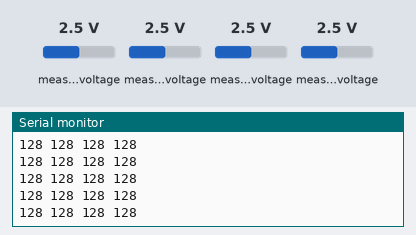
Bench run of a sketch on a simulated Arduino Uno, built with avr-gcc and run on an emulated ATmega328P. On the bench: the last lines printed to the serial monitor. Wiring (inferred from the names in the program): PCF8591 converter at I2C address 0x48. The test bench sets the inputs (shaded band); at power-on: measured voltage 2.5 V.

Above: at 1.2 s.
1.3 s: measured voltage (sensor 200) set to 0.1 V
At 1.8 s:
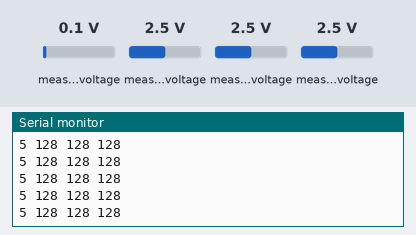
4.3 s: measured voltage (sensor 201) set to 0.1 V
At 4.8 s:
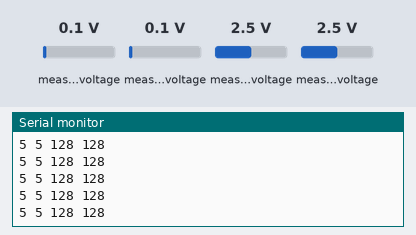
7.3 s: measured voltage (sensor 202) set to 0.1 V
At 7.9 s:
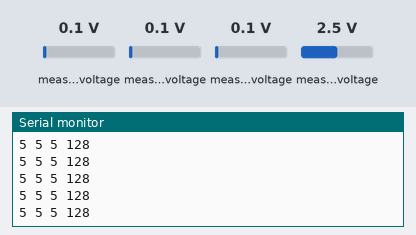
10.3 s: measured voltage (sensor 203) set to 0.1 V
At 10.8 s:
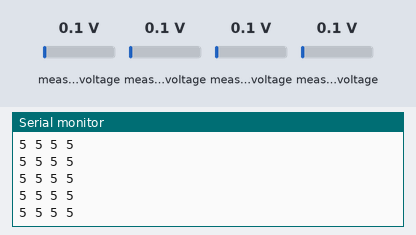
13.3 s: measured voltage (sensor 200) set to 1.2 V
At 14.3 s:
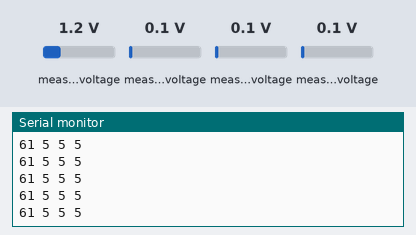
14.8 s: measured voltage (sensor 201) set to 1.2 V
At 15.3 s:
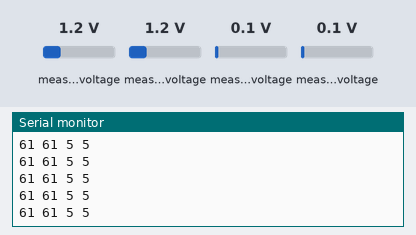
Timing chart, 0 to 17.3 s (numbered marks = the images above; inputs shaded):
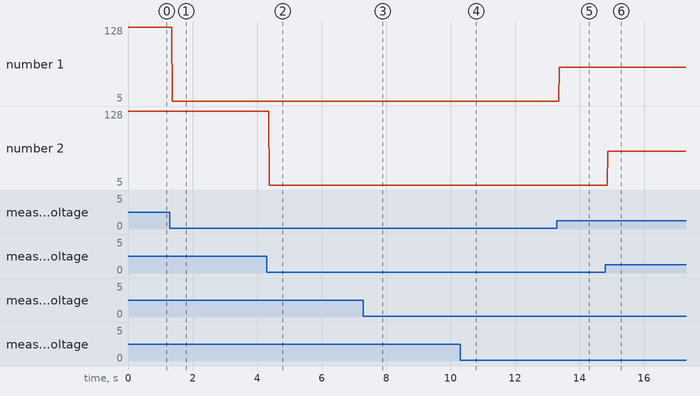

The sketch:

_15_arduSerie_sketch_03_PCF8591_readAnalog.ino
```cpp
// (licence header left out)
#include "Wire.h"
//Bit shift of the bus address as Arduino sends 7-bit addresses but the PCF8591 wants an 8-bit,
//so we must shift the byte over by one bit.
//Choose the correct addresses pinout of your PCF8591 connection;
//list of 8 options:

#define PCF8591 (0x90>> 1)            //hex 48; decimal 72; binary 1001[000] - I2C bus address
//#define PCF8591 (0x92>> 1)            //hex 49; decimal 73; binary 1001[001] - I2C bus address
//#define PCF8591 (0x94>> 1)              //hex 4A; decimal 74; binary 1001[010] - I2C bus address
//#define PCF8591 (0x96>> 1)            //hex 4B; decimal 75; binary 1001[011] - I2C bus address
//#define PCF8591 (0x98>> 1)            //hex 4C; decimal 76; binary 1001[100] - I2C bus address
//#define PCF8591 (0x9A>> 1)            //hex 4D; decimal 77; binary 1001[101] - I2C bus address
//#define PCF8591 (0x9C>> 1)            //hex 4E; decimal 78; binary 1001[110] - I2C bus address
//#define PCF8591 (0x9F>> 1)            //hex 4F; decimal 79; binary 1001[111] - I2C bus address

byte value0, value1, value2, value3;
void setup()
{
  Wire.begin();
  Serial.begin(9600);
}
void loop()
{
  Wire.beginTransmission(PCF8591);      // wake up PCF8591
  Wire.write(0x04);                     // control byte - read ADC0 then auto-increment
  Wire.endTransmission();               // end tranmission
  Wire.requestFrom(PCF8591, 5);
  value0 = Wire.read();                 // Dummy read
  value0 = Wire.read();                 // ch 0
  value1 = Wire.read();                 // ch 1
  value2 = Wire.read();                 // ch 2
  value3 = Wire.read();                 // ch 3
  Serial.print(value0); Serial.print(" ");
  Serial.print(value1); Serial.print(" ");
  Serial.print(value2); Serial.print(" ");
  Serial.print(value3); Serial.print(" ");
  Serial.println();
  //delay(100);
}
```

Measured:
- after the input at 1.3 s, the serial monitor: prints a new line after 0.07 s (image 1)
- after the input at 4.3 s, the serial monitor: prints a new line after 0.08 s (image 2)
- after the input at 7.3 s, the serial monitor: prints a new line after 0.08 s (image 3)
- after the input at 10.3 s, the serial monitor: prints a new line after 0.07 s (image 4)
- after the input at 13.3 s, the serial monitor: prints a new line after 0.07 s (image 5)
- after the input at 14.8 s, the serial monitor: prints a new line after 0.07 s (image 6)
- plotted number 1: 128 → 5 after the input at 1.3 s, 5 → 61 after the input at 13.3 s
